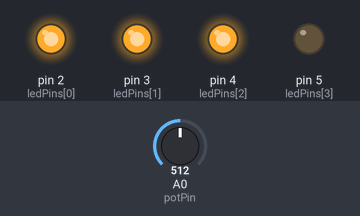
Recording of a sketch running on a simulated Arduino Uno, built with avr-gcc and run on an emulated ATmega328P. On the bench: output pins drawn as LEDs (lit = HIGH). The inputs (shaded band) are chosen by the test bench; at power-on: A0 (potPin) = 512.

Above: at 1.2 s.
1.3 s: A0 (potPin) set to 500
At 2.4 s:
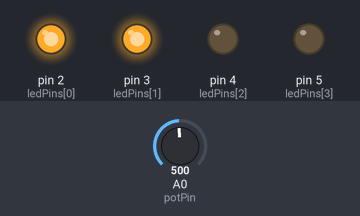
2.8 s: A0 (potPin) set to 267
4.3 s: A0 (potPin) set to 245
At 4.8 s:
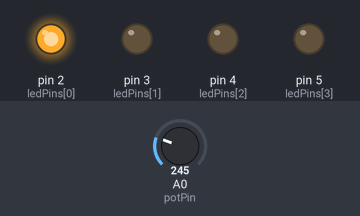
5.8 s: A0 (potPin) set to 778
At 7.0 s:
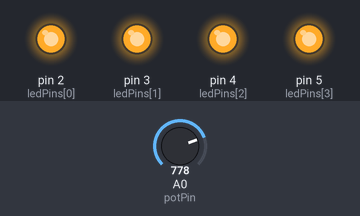
7.3 s: A0 (potPin) set to 761
At 8.4 s:
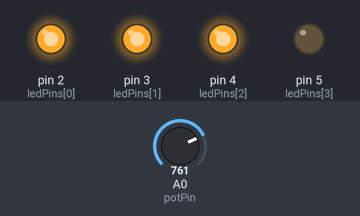
8.8 s: A0 (potPin) set to 900
At 9.6 s:
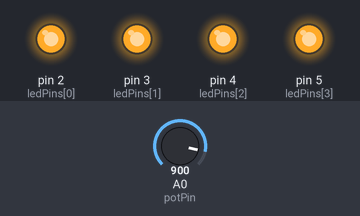
Timing chart, 0 to 11.3 s (numbered marks = the images above; inputs shaded):
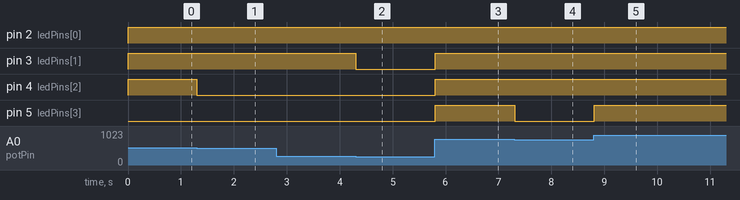

Measured:
- the behaviour switches between 512 and 511 on A0 (potPin) (found by bisection; images 0 and 1)
- the behaviour switches between 256 and 255 on A0 (potPin) (found by bisection; images 1 and 2)
- the behaviour switches between 768 and 767 on A0 (potPin) (found by bisection; images 3 and 4)
- after the input at 1.3 s, pin 4 (ledPins[2]): HIGH → LOW at once
- after the input at 2.8 s, every drawn part: stays the same
- after the input at 4.3 s, pin 3 (ledPins[1]): HIGH → LOW at once
- after the input at 5.8 s, pin 3 (ledPins[1]), pin 4 (ledPins[2]), pin 5 (ledPins[3]): LOW → HIGH at once
- after the input at 7.3 s, pin 5 (ledPins[3]): HIGH → LOW at once
- after the input at 8.8 s, pin 5 (ledPins[3]): LOW → HIGH at once

The sketch:

Example7.ino
```cpp
const int potPin = A0;        // Potentiometer connected to analog pin A0
const int ledPins[] = {2, 3, 4, 5}; // LEDs connected to digital pins 2, 3, 4, and 5

void setup() {
  for (int i = 0; i < 4; i++) {
    pinMode(ledPins[i], OUTPUT);
  }
}

void loop() {
  int potValue = analogRead(potPin);

  // Determine the number of LEDs to turn on
  int numLEDs = 0;
  if (potValue < 256) {
    numLEDs = 1;
  } else if (potValue < 512) {
    numLEDs = 2;
  } else if (potValue < 768) {
    numLEDs = 3;
  } else {
    numLEDs = 4;
  }

  // Turn on the appropriate number of LEDs
  for (int i = 0; i < 4; i++) {
    if (i < numLEDs) {
      digitalWrite(ledPins[i], HIGH);
    } else {
      digitalWrite(ledPins[i], LOW);
    }
  }

  delay(100); // Small delay to avoid rapid changes
}
```
